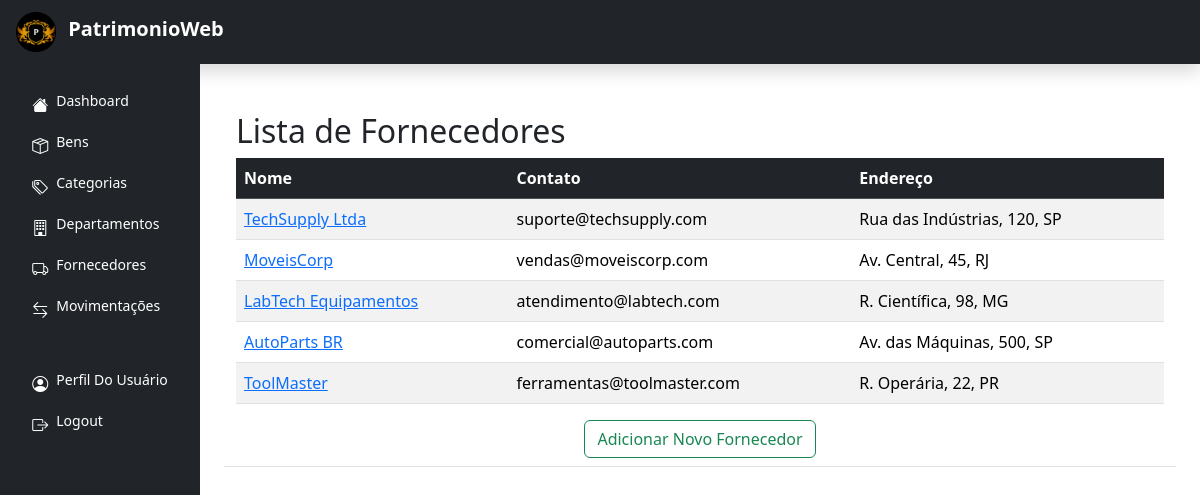
Page /fornecedores/ (signed in) on the committed database.
### patrimonioweb/models.py (models this page shows, shortened)
class Fornecedores(models.Model):
    nome = models.CharField(max_length=200, unique=True)
    contato = models.CharField(max_length=100, blank=True, null=True)
    endereco = models.TextField(blank=True, null=True)

### patrimonioweb/views.py (the view)
# urls.py: path('fornecedores/', views.fornecedores_list, name='fornecedores_list'),
@login_required
def fornecedores_list(request):
    fornecedores = Fornecedores.objects.all()
    return render(request, 'fornecedores/fornecedores_list.html', {'fornecedores': fornecedores})

### patrimonioweb/templates/fornecedores/fornecedores_list.html
{% extends 'base.html' %}
{% block content %}
<div class="container mt-5">
    <h2>Lista de Fornecedores</h2>
    <div class="center">
        <table class="table table-striped">
            <thead class="table-dark">
                <tr>
                    <th>Nome</th>
                    <th>Contato</th>
                    <th>Endereço</th>
                </tr>
            </thead>
            <tbody>
                {% for fornecedor in fornecedores %}
                <tr>
                    <td><a href="{% url 'fornecedores_detail' fornecedor.id %}">{{ fornecedor.nome }}</a></td>
                    <td>{{ fornecedor.contato|default:"-" }}</td>
                    <td>{{ fornecedor.endereco|default:"-" }}</td>
                </tr>
                {% empty %}
                <tr>
                    <td colspan="4" class="text-center">Nenhum fornecedor cadastrado.</td>
                </tr>
                {% endfor %}
            </tbody>
        </table>
        <a href="{% url 'fornecedores_create' %}" class="btn btn-outline-success">Adicionar Novo Fornecedor</a>
    </div>
</div>
{% endblock %}

### patrimonioweb/static/css/styles.css (style rules this page uses)
.center { justify-items: center; }
html, body { height: 100vh; margin: 0; padding: 0; width: 100%; overflow-x: hidden; min-height: 100vh; }

### rows in the picture
Fornecedores: nome "TechSupply Ltda", contato "suporte@techsupply.com", endereco "Rua das Indústrias, 120, SP"
Fornecedores: nome "MoveisCorp", contato "vendas@moveiscorp.com", endereco "Av. Central, 45, RJ"
Fornecedores: nome "LabTech Equipamentos", contato "atendimento@labtech.com", endereco "R. Científica, 98, MG"
Fornecedores: nome "AutoParts BR", contato "comercial@autoparts.com", endereco "Av. das Máquinas, 500, SP"
Fornecedores: nome "ToolMaster", contato "ferramentas@toolmaster.com", endereco "R. Operária, 22, PR"
